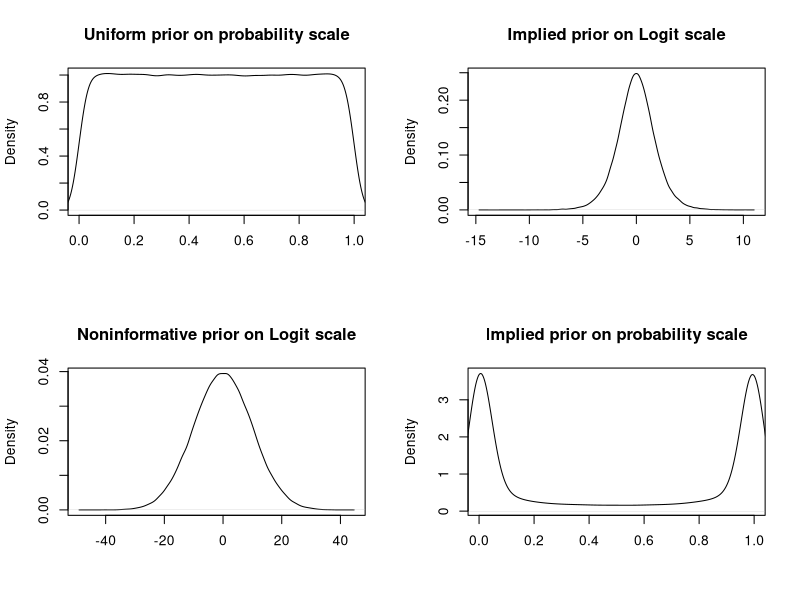
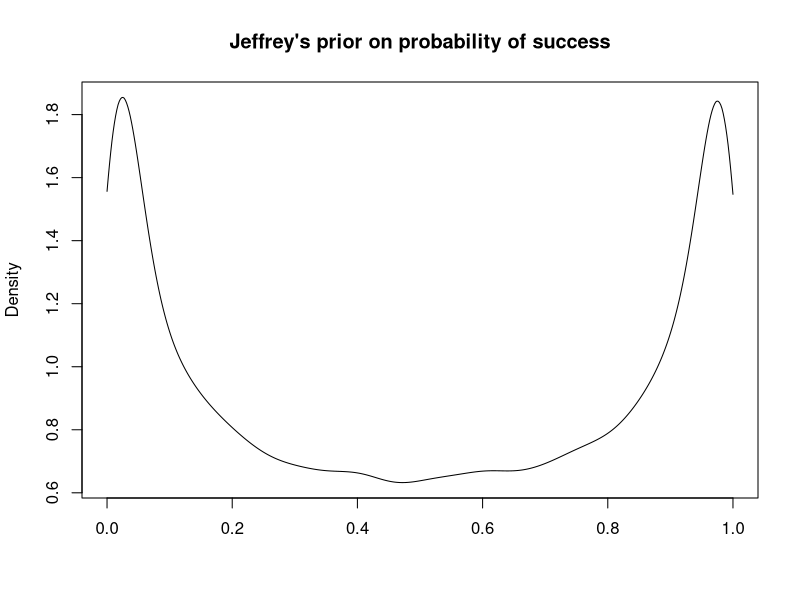

Write R code to recreate these figures, in order.
# R Code for Figure 1 and Jeffrey's prior

library(boot)
B = 100000
p1 = runif(B)
psi1 = rnorm(B,0,10)
# Effect of transformation on the prior distribution
par(mfrow=c(2,2))
plot(density(p1), main="Uniform prior on probability scale",xlim=c(0,1),xlab="")
plot(density(log(p1/(1-p1))), main="Implied prior on Logit scale",xlab="")
plot(density(psi1), main="Noninformative prior on Logit scale",,xlab="")
plot(density(inv.logit(psi1)), main="Implied prior on probability scale",xlim=c(0,1),xlab="")

par(mfrow=c(1,1))
p2 =rbeta(100000,0.5,0.5)
plot(density(p2,from=0,to=1), main="Jeffrey's prior on probability of success",xlim=c(0,1),xlab="")
